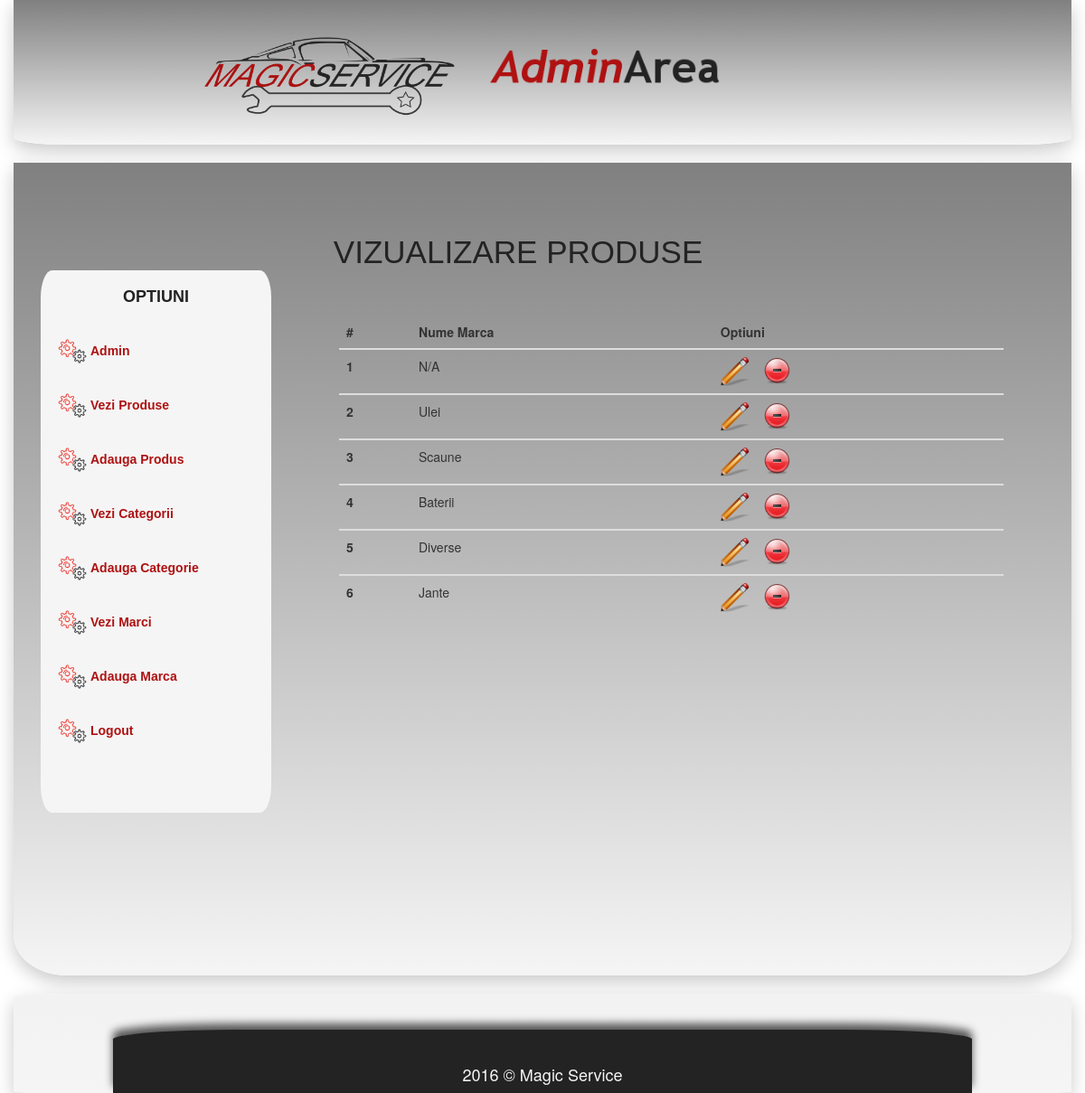
Page /admin_area/index.php?cats (signed in) on the committed database.
### tables this page shows
CREATE TABLE `categories` (
  `cat_id` int(100) NOT NULL,
  `cat_title` text NOT NULL
);

### admin_area/cats.php (the view, shortened to what this page needs)
<!DOCTYPE html PUBLIC "-//W3C//DTD XHTML 1.0 Transitional//EN"
    "http://www.w3.org/TR/xhtml1/DTD/xhtml1-transitional.dtd">
<html xmlns="http://www.w3.org/1999/xhtml">
    <head>
        <link href="../css/bootstrap.min.css" rel="stylesheet" type="text/css" />
    </head>
    <body>
            <h1 style="margin-left: 3%; color:#232323;  font-family:  'Lucida Grande', 'Lucida Sans', Tahoma, sans-serif;">VIZUALIZARE PRODUSE</h1><br /><br />
            <div class="col-sm-12">
                <div class="col-sm-12">
                    <table class="table table-hover">
                        <thead>
                            <tr>
                                <th>#</th>
                                <th>Nume Marca</th>
                                <th>Optiuni</th>
                            </tr>
                        </thead>
                        <?php
                            include("includes/db_connect.php");
                            $get_cat = "SELECT * FROM  categories";
                            $run_cat= mysqli_query($con, $get_cat);
                            $i = 0;
                            while ($row_cat = mysqli_fetch_array($run_cat)){
                                $cat_id=$row_cat['cat_id'];
                                $cat_title=$row_cat['cat_title'];
                                $i++
                        ?>
                        <tbody>
                            <th scope="row"><?php echo $i; ?></th>
                            <td><?php echo $cat_title; ?></td>
                            <td>
                                <a href="index.php?edit_cat=<?php echo $cat_id;?>"><img src="images/update.png" /></a>&nbsp;&nbsp;&nbsp;
                                <a href="delete_cat.php?delete_cat=<?php echo $cat_id;?>"><img src="images/delete.png" /></a>
                            </td>
                        </tbody>
                            <?php }?>
                    </table>
                </div>
            </div>
    </body>
</html>

### admin_area/index.php (style rules this page uses)
@media (min-width: 300px) { h1 { font-size:20px; } }
@media (min-width: 400px) { h1 { font-size:20px; } }
@media (min-width: 980px) { h1 { font-size:35px; } }

### admin_area/cats.php (style rules this page uses)
@media (min-width: 300px) { h1 { font-size:20px; } }
@media (min-width: 400px) { h1 { font-size:20px; } }
@media (min-width: 980px) { h1 { font-size:35px; } }

### rows in the picture
categories: cat_title "N/A"
categories: cat_title "Ulei"
categories: cat_title "Scaune"
categories: cat_title "Baterii"
categories: cat_title "Diverse"
categories: cat_title "Jante"
